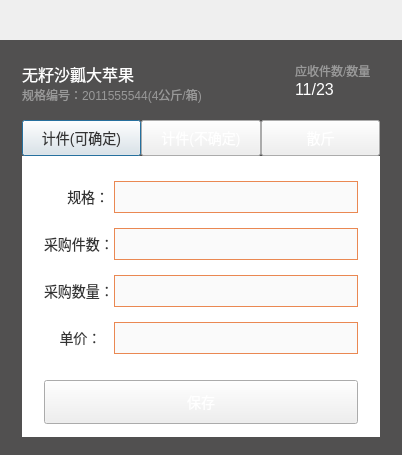
<?xml version="1.0" encoding="UTF-8"?>
<ui version="4.0">
 <class>ReceiveOrderGoodsDetailDlg</class>
 <widget class="QDialog" name="ReceiveOrderGoodsDetailDlg">
  <property name="geometry">
   <rect>
    <x>0</x>
    <y>0</y>
    <width>402</width>
    <height>455</height>
   </rect>
  </property>
  <property name="windowTitle">
   <string>Dialog</string>
  </property>
  <layout class="QVBoxLayout" name="verticalLayout">
   <property name="spacing">
    <number>0</number>
   </property>
   <property name="leftMargin">
    <number>0</number>
   </property>
   <property name="topMargin">
    <number>0</number>
   </property>
   <property name="rightMargin">
    <number>0</number>
   </property>
   <property name="bottomMargin">
    <number>0</number>
   </property>
   <item>
    <widget class="TitleBarWidget" name="titleWidget" native="true">
     <property name="minimumSize">
      <size>
       <width>0</width>
       <height>40</height>
      </size>
     </property>
     <property name="maximumSize">
      <size>
       <width>16777215</width>
       <height>40</height>
      </size>
     </property>
    </widget>
   </item>
   <item>
    <widget class="QWidget" name="skinWidget" native="true">
     <property name="styleSheet">
      <string notr="true">QWidget#skinWidget{
background-color: rgb(81, 80, 80);
}</string>
     </property>
     <layout class="QVBoxLayout" name="verticalLayout_2">
      <property name="spacing">
       <number>0</number>
      </property>
      <property name="leftMargin">
       <number>22</number>
      </property>
      <property name="topMargin">
       <number>0</number>
      </property>
      <property name="rightMargin">
       <number>22</number>
      </property>
      <property name="bottomMargin">
       <number>18</number>
      </property>
      <item>
       <widget class="QWidget" name="introduceWidget" native="true">
        <property name="minimumSize">
         <size>
          <width>0</width>
          <height>80</height>
         </size>
        </property>
        <property name="maximumSize">
         <size>
          <width>16777215</width>
          <height>80</height>
         </size>
        </property>
        <layout class="QHBoxLayout" name="horizontalLayout">
         <property name="spacing">
          <number>0</number>
         </property>
         <property name="leftMargin">
          <number>0</number>
         </property>
         <property name="topMargin">
          <number>0</number>
         </property>
         <property name="rightMargin">
          <number>0</number>
         </property>
         <property name="bottomMargin">
          <number>0</number>
         </property>
         <item>
          <widget class="QWidget" name="widget_5" native="true">
           <layout class="QVBoxLayout" name="verticalLayout_3">
            <property name="spacing">
             <number>0</number>
            </property>
            <property name="leftMargin">
             <number>0</number>
            </property>
            <property name="topMargin">
             <number>22</number>
            </property>
            <property name="rightMargin">
             <number>0</number>
            </property>
            <property name="bottomMargin">
             <number>0</number>
            </property>
            <item>
             <widget class="QLabel" name="goodsNameLabel">
              <property name="styleSheet">
               <string notr="true">font-family:&quot;微软雅黑&quot;;
font-size:16px;
color:#ffffff;</string>
              </property>
              <property name="text">
               <string>无籽沙瓤大苹果</string>
              </property>
             </widget>
            </item>
            <item>
             <widget class="QLabel" name="goodsIntroductionLabel">
              <property name="styleSheet">
               <string notr="true">font-family:&quot;微软雅黑&quot;;
font-size:12px;
color:#999999;</string>
              </property>
              <property name="text">
               <string>规格编号：2011555544(4公斤/箱)</string>
              </property>
             </widget>
            </item>
            <item>
             <spacer name="verticalSpacer">
              <property name="orientation">
               <enum>Qt::Vertical</enum>
              </property>
              <property name="sizeHint" stdset="0">
               <size>
                <width>20</width>
                <height>40</height>
               </size>
              </property>
             </spacer>
            </item>
           </layout>
          </widget>
         </item>
         <item>
          <widget class="QWidget" name="widget_6" native="true">
           <property name="minimumSize">
            <size>
             <width>85</width>
             <height>0</height>
            </size>
           </property>
           <property name="maximumSize">
            <size>
             <width>85</width>
             <height>16777215</height>
            </size>
           </property>
           <layout class="QVBoxLayout" name="verticalLayout_4">
            <property name="spacing">
             <number>0</number>
            </property>
            <property name="leftMargin">
             <number>0</number>
            </property>
            <property name="topMargin">
             <number>22</number>
            </property>
            <property name="rightMargin">
             <number>0</number>
            </property>
            <property name="bottomMargin">
             <number>0</number>
            </property>
            <item>
             <widget class="QLabel" name="label_3">
              <property name="styleSheet">
               <string notr="true">font-family:&quot;微软雅黑&quot;;
font-size:12px;
color:#999999;</string>
              </property>
              <property name="text">
               <string>应收件数/数量</string>
              </property>
             </widget>
            </item>
            <item>
             <widget class="QLabel" name="needReceiveLabel">
              <property name="styleSheet">
               <string notr="true">font-family:&quot;微软雅黑&quot;;
font-size:16px;
color:#ffffff;</string>
              </property>
              <property name="text">
               <string>11/23</string>
              </property>
             </widget>
            </item>
            <item>
             <spacer name="verticalSpacer_2">
              <property name="orientation">
               <enum>Qt::Vertical</enum>
              </property>
              <property name="sizeHint" stdset="0">
               <size>
                <width>20</width>
                <height>40</height>
               </size>
              </property>
             </spacer>
            </item>
           </layout>
          </widget>
         </item>
        </layout>
       </widget>
      </item>
      <item>
       <widget class="QWidget" name="mainWidget" native="true">
        <property name="styleSheet">
         <string notr="true"/>
        </property>
        <layout class="QVBoxLayout" name="verticalLayout_5">
         <property name="spacing">
          <number>0</number>
         </property>
         <property name="leftMargin">
          <number>0</number>
         </property>
         <property name="topMargin">
          <number>0</number>
         </property>
         <property name="rightMargin">
          <number>0</number>
         </property>
         <property name="bottomMargin">
          <number>0</number>
         </property>
         <item>
          <widget class="QWidget" name="changeTabWidget" native="true">
           <property name="minimumSize">
            <size>
             <width>0</width>
             <height>36</height>
            </size>
           </property>
           <property name="maximumSize">
            <size>
             <width>16777215</width>
             <height>36</height>
            </size>
           </property>
           <layout class="QHBoxLayout" name="horizontalLayout_2">
            <property name="spacing">
             <number>0</number>
            </property>
            <property name="leftMargin">
             <number>0</number>
            </property>
            <property name="topMargin">
             <number>0</number>
            </property>
            <property name="rightMargin">
             <number>0</number>
            </property>
            <property name="bottomMargin">
             <number>0</number>
            </property>
            <item>
             <widget class="QPushButton" name="stableButton">
              <property name="sizePolicy">
               <sizepolicy hsizetype="Minimum" vsizetype="Minimum">
                <horstretch>0</horstretch>
                <verstretch>0</verstretch>
               </sizepolicy>
              </property>
              <property name="styleSheet">
               <string notr="true">QPushButton{
	font-family:&quot;微软雅黑&quot;;
	font-size:14px;
	color:#333333;
	border-image: url(:/receivingGoodsImage/bigTopTab_Press.png);
}
</string>
              </property>
              <property name="text">
               <string>计件(可确定)</string>
              </property>
             </widget>
            </item>
            <item>
             <widget class="QPushButton" name="unStableButton">
              <property name="sizePolicy">
               <sizepolicy hsizetype="Minimum" vsizetype="Minimum">
                <horstretch>0</horstretch>
                <verstretch>0</verstretch>
               </sizepolicy>
              </property>
              <property name="styleSheet">
               <string notr="true">QPushButton{
	font-family:&quot;微软雅黑&quot;;
	font-size:14px;
	color:#ffffff;
	border-image: url(:/receivingGoodsImage/bigTopTab.png);
}</string>
              </property>
              <property name="text">
               <string>计件(不确定)</string>
              </property>
             </widget>
            </item>
            <item>
             <widget class="QPushButton" name="disperseButton">
              <property name="sizePolicy">
               <sizepolicy hsizetype="Minimum" vsizetype="Minimum">
                <horstretch>0</horstretch>
                <verstretch>0</verstretch>
               </sizepolicy>
              </property>
              <property name="styleSheet">
               <string notr="true">QPushButton{
	font-family:&quot;微软雅黑&quot;;
	font-size:14px;
	color:#ffffff;
	border-image: url(:/receivingGoodsImage/bigTopTab.png);
}</string>
              </property>
              <property name="text">
               <string>散斤</string>
              </property>
             </widget>
            </item>
           </layout>
          </widget>
         </item>
         <item>
          <widget class="QWidget" name="bottomSkinWidget" native="true">
           <property name="styleSheet">
            <string notr="true">QWidget#bottomSkinWidget{
	background-color:#ffffff;
}</string>
           </property>
           <layout class="QVBoxLayout" name="verticalLayout_7">
            <property name="spacing">
             <number>0</number>
            </property>
            <property name="leftMargin">
             <number>22</number>
            </property>
            <property name="topMargin">
             <number>25</number>
            </property>
            <property name="rightMargin">
             <number>22</number>
            </property>
            <property name="bottomMargin">
             <number>13</number>
            </property>
            <item>
             <widget class="QStackedWidget" name="stackedWidget">
              <property name="styleSheet">
               <string notr="true">QLineEdit{
font-family:&quot;微软雅黑&quot;;
font-size:14px;
color:#333333;
padding-left:10px;
border:1px solid #ea8852;
background-color:#fafafa;
}</string>
              </property>
              <property name="currentIndex">
               <number>0</number>
              </property>
              <widget class="QWidget" name="standardGoodsPage">
               <property name="styleSheet">
                <string notr="true">QWidget#standardGoodsPage{
	background-color:#ffffff;
}</string>
               </property>
               <layout class="QFormLayout" name="formLayout_3">
                <property name="horizontalSpacing">
                 <number>0</number>
                </property>
                <property name="verticalSpacing">
                 <number>15</number>
                </property>
                <property name="leftMargin">
                 <number>0</number>
                </property>
                <property name="topMargin">
                 <number>0</number>
                </property>
                <property name="rightMargin">
                 <number>0</number>
                </property>
                <property name="bottomMargin">
                 <number>0</number>
                </property>
                <item row="0" column="0">
                 <widget class="QLabel" name="label_13">
                  <property name="minimumSize">
                   <size>
                    <width>0</width>
                    <height>32</height>
                   </size>
                  </property>
                  <property name="styleSheet">
                   <string notr="true">font-family:&quot;微软雅黑&quot;;
font-size:14px;
color:#333333;
</string>
                  </property>
                  <property name="text">
                   <string>      规格：</string>
                  </property>
                 </widget>
                </item>
                <item row="0" column="1">
                 <widget class="QLineEdit" name="standardWeightLineEdit">
                  <property name="minimumSize">
                   <size>
                    <width>0</width>
                    <height>32</height>
                   </size>
                  </property>
                  <property name="styleSheet">
                   <string notr="true"/>
                  </property>
                  <property name="text">
                   <string/>
                  </property>
                 </widget>
                </item>
                <item row="1" column="0">
                 <widget class="QLabel" name="label_15">
                  <property name="minimumSize">
                   <size>
                    <width>0</width>
                    <height>32</height>
                   </size>
                  </property>
                  <property name="styleSheet">
                   <string notr="true">font-family:&quot;微软雅黑&quot;;
font-size:14px;
color:#333333;
</string>
                  </property>
                  <property name="text">
                   <string>采购件数：</string>
                  </property>
                 </widget>
                </item>
                <item row="1" column="1">
                 <widget class="QLineEdit" name="receiveNumLineEdit">
                  <property name="minimumSize">
                   <size>
                    <width>0</width>
                    <height>32</height>
                   </size>
                  </property>
                 </widget>
                </item>
                <item row="2" column="0">
                 <widget class="QLabel" name="label_12">
                  <property name="minimumSize">
                   <size>
                    <width>0</width>
                    <height>32</height>
                   </size>
                  </property>
                  <property name="styleSheet">
                   <string notr="true">font-family:&quot;微软雅黑&quot;;
font-size:14px;
color:#333333;
</string>
                  </property>
                  <property name="text">
                   <string>采购数量：</string>
                  </property>
                 </widget>
                </item>
                <item row="2" column="1">
                 <widget class="QLineEdit" name="receiveSumValueLineEdit">
                  <property name="minimumSize">
                   <size>
                    <width>0</width>
                    <height>32</height>
                   </size>
                  </property>
                 </widget>
                </item>
                <item row="3" column="0">
                 <widget class="QLabel" name="label_14">
                  <property name="minimumSize">
                   <size>
                    <width>0</width>
                    <height>32</height>
                   </size>
                  </property>
                  <property name="styleSheet">
                   <string notr="true">font-family:&quot;微软雅黑&quot;;
font-size:14px;
color:#333333;
</string>
                  </property>
                  <property name="text">
                   <string>    单价：</string>
                  </property>
                 </widget>
                </item>
                <item row="3" column="1">
                 <widget class="QLineEdit" name="receivePriceLineEdit">
                  <property name="minimumSize">
                   <size>
                    <width>0</width>
                    <height>32</height>
                   </size>
                  </property>
                 </widget>
                </item>
               </layout>
              </widget>
              <widget class="QWidget" name="noStandardGoodsPage">
               <property name="styleSheet">
                <string notr="true">QWidget#noStandardGoodsPage{
	background-color:#ffffff;
}</string>
               </property>
               <layout class="QFormLayout" name="formLayout">
                <property name="horizontalSpacing">
                 <number>0</number>
                </property>
                <property name="verticalSpacing">
                 <number>15</number>
                </property>
                <property name="leftMargin">
                 <number>0</number>
                </property>
                <property name="topMargin">
                 <number>0</number>
                </property>
                <property name="rightMargin">
                 <number>0</number>
                </property>
                <property name="bottomMargin">
                 <number>0</number>
                </property>
                <item row="0" column="0">
                 <widget class="QLabel" name="label_5">
                  <property name="minimumSize">
                   <size>
                    <width>0</width>
                    <height>32</height>
                   </size>
                  </property>
                  <property name="styleSheet">
                   <string notr="true">font-family:&quot;微软雅黑&quot;;
font-size:14px;
color:#333333;
</string>
                  </property>
                  <property name="text">
                   <string>单件毛重：</string>
                  </property>
                 </widget>
                </item>
                <item row="0" column="1">
                 <widget class="QWidget" name="lineWidget" native="true">
                  <property name="styleSheet">
                   <string notr="true">QWidget#lineWidget{
border:1px solid #ea8852;
background-color:#fafafa;
}</string>
                  </property>
                  <layout class="QHBoxLayout" name="horizontalLayout_3">
                   <property name="spacing">
                    <number>0</number>
                   </property>
                   <property name="leftMargin">
                    <number>1</number>
                   </property>
                   <property name="topMargin">
                    <number>1</number>
                   </property>
                   <property name="rightMargin">
                    <number>10</number>
                   </property>
                   <property name="bottomMargin">
                    <number>1</number>
                   </property>
                   <item>
                    <widget class="QLineEdit" name="allWeightlineEdit">
                     <property name="minimumSize">
                      <size>
                       <width>0</width>
                       <height>30</height>
                      </size>
                     </property>
                     <property name="styleSheet">
                      <string notr="true">QLineEdit{
font-family:&quot;微软雅黑&quot;;
font-size:14px;
color:#333333;
padding-left:10px;
border:none;
}</string>
                     </property>
                    </widget>
                   </item>
                   <item>
                    <widget class="QLabel" name="hintLabel">
                     <property name="styleSheet">
                      <string notr="true">font-family:&quot;微软雅黑&quot;;
font-size:12px;
color:#fa7a7a;
background-color:#fafafa;</string>
                     </property>
                     <property name="text">
                      <string>暂估</string>
                     </property>
                    </widget>
                   </item>
                  </layout>
                 </widget>
                </item>
                <item row="1" column="0">
                 <widget class="QLabel" name="label_6">
                  <property name="minimumSize">
                   <size>
                    <width>0</width>
                    <height>32</height>
                   </size>
                  </property>
                  <property name="styleSheet">
                   <string notr="true">font-family:&quot;微软雅黑&quot;;
font-size:14px;
color:#333333;
</string>
                  </property>
                  <property name="text">
                   <string>单件皮重：</string>
                  </property>
                 </widget>
                </item>
                <item row="1" column="1">
                 <widget class="QLineEdit" name="peelWeightlineEdit">
                  <property name="minimumSize">
                   <size>
                    <width>0</width>
                    <height>32</height>
                   </size>
                  </property>
                 </widget>
                </item>
                <item row="2" column="0">
                 <widget class="QLabel" name="label_7">
                  <property name="minimumSize">
                   <size>
                    <width>0</width>
                    <height>32</height>
                   </size>
                  </property>
                  <property name="styleSheet">
                   <string notr="true">font-family:&quot;微软雅黑&quot;;
font-size:14px;
color:#333333;
</string>
                  </property>
                  <property name="text">
                   <string>采购件数：</string>
                  </property>
                 </widget>
                </item>
                <item row="2" column="1">
                 <widget class="QLineEdit" name="receiveNum2LineEdit">
                  <property name="minimumSize">
                   <size>
                    <width>0</width>
                    <height>32</height>
                   </size>
                  </property>
                 </widget>
                </item>
                <item row="3" column="0">
                 <widget class="QLabel" name="label_8">
                  <property name="minimumSize">
                   <size>
                    <width>0</width>
                    <height>32</height>
                   </size>
                  </property>
                  <property name="styleSheet">
                   <string notr="true">font-family:&quot;微软雅黑&quot;;
font-size:14px;
color:#333333;
</string>
                  </property>
                  <property name="text">
                   <string>    单价：</string>
                  </property>
                 </widget>
                </item>
                <item row="3" column="1">
                 <widget class="QLineEdit" name="receivePrice2LineEdit">
                  <property name="minimumSize">
                   <size>
                    <width>0</width>
                    <height>32</height>
                   </size>
                  </property>
                 </widget>
                </item>
               </layout>
              </widget>
              <widget class="QWidget" name="disperseGoodsPage">
               <property name="styleSheet">
                <string notr="true">QWidget#disperseGoodsPage{
	background-color:#ffffff;
}</string>
               </property>
               <layout class="QFormLayout" name="formLayout_2">
                <property name="horizontalSpacing">
                 <number>0</number>
                </property>
                <property name="verticalSpacing">
                 <number>15</number>
                </property>
                <property name="leftMargin">
                 <number>0</number>
                </property>
                <property name="topMargin">
                 <number>0</number>
                </property>
                <property name="rightMargin">
                 <number>0</number>
                </property>
                <item row="0" column="1">
                 <widget class="QLineEdit" name="receivePrice3LineEdit">
                  <property name="minimumSize">
                   <size>
                    <width>0</width>
                    <height>32</height>
                   </size>
                  </property>
                 </widget>
                </item>
                <item row="2" column="0">
                 <widget class="QLabel" name="label_11">
                  <property name="minimumSize">
                   <size>
                    <width>0</width>
                    <height>32</height>
                   </size>
                  </property>
                  <property name="styleSheet">
                   <string notr="true">font-family:&quot;微软雅黑&quot;;
font-size:14px;
color:#333333;
</string>
                  </property>
                  <property name="text">
                   <string>实采数量：</string>
                  </property>
                 </widget>
                </item>
                <item row="2" column="1">
                 <widget class="QLineEdit" name="receiveSumValue3LineEdit">
                  <property name="minimumSize">
                   <size>
                    <width>0</width>
                    <height>32</height>
                   </size>
                  </property>
                 </widget>
                </item>
                <item row="0" column="0">
                 <widget class="QLabel" name="label_10">
                  <property name="minimumSize">
                   <size>
                    <width>0</width>
                    <height>32</height>
                   </size>
                  </property>
                  <property name="styleSheet">
                   <string notr="true">font-family:&quot;微软雅黑&quot;;
font-size:14px;
color:#333333;
</string>
                  </property>
                  <property name="text">
                   <string>       单价：</string>
                  </property>
                 </widget>
                </item>
               </layout>
              </widget>
             </widget>
            </item>
            <item>
             <widget class="QPushButton" name="saveButton">
              <property name="minimumSize">
               <size>
                <width>0</width>
                <height>44</height>
               </size>
              </property>
              <property name="maximumSize">
               <size>
                <width>16777215</width>
                <height>44</height>
               </size>
              </property>
              <property name="styleSheet">
               <string notr="true">QPushButton{
	font-family:&quot;微软雅黑&quot;;
	font-size:14px;
	color:#ffffff;
	border-image: url(:/shareImages/sure_normal.png);
}

QPushButton:pressed{
	border-image: url(:/shareImages/sure_press.png);
}


</string>
              </property>
              <property name="text">
               <string>保存</string>
              </property>
             </widget>
            </item>
           </layout>
          </widget>
         </item>
        </layout>
       </widget>
      </item>
     </layout>
    </widget>
   </item>
  </layout>
 </widget>
 <customwidgets>
  <customwidget>
   <class>TitleBarWidget</class>
   <extends>QWidget</extends>
   <header>TitleBarWidget.h</header>
   <container>1</container>
  </customwidget>
 </customwidgets>
 <resources/>
 <connections/>
</ui>
